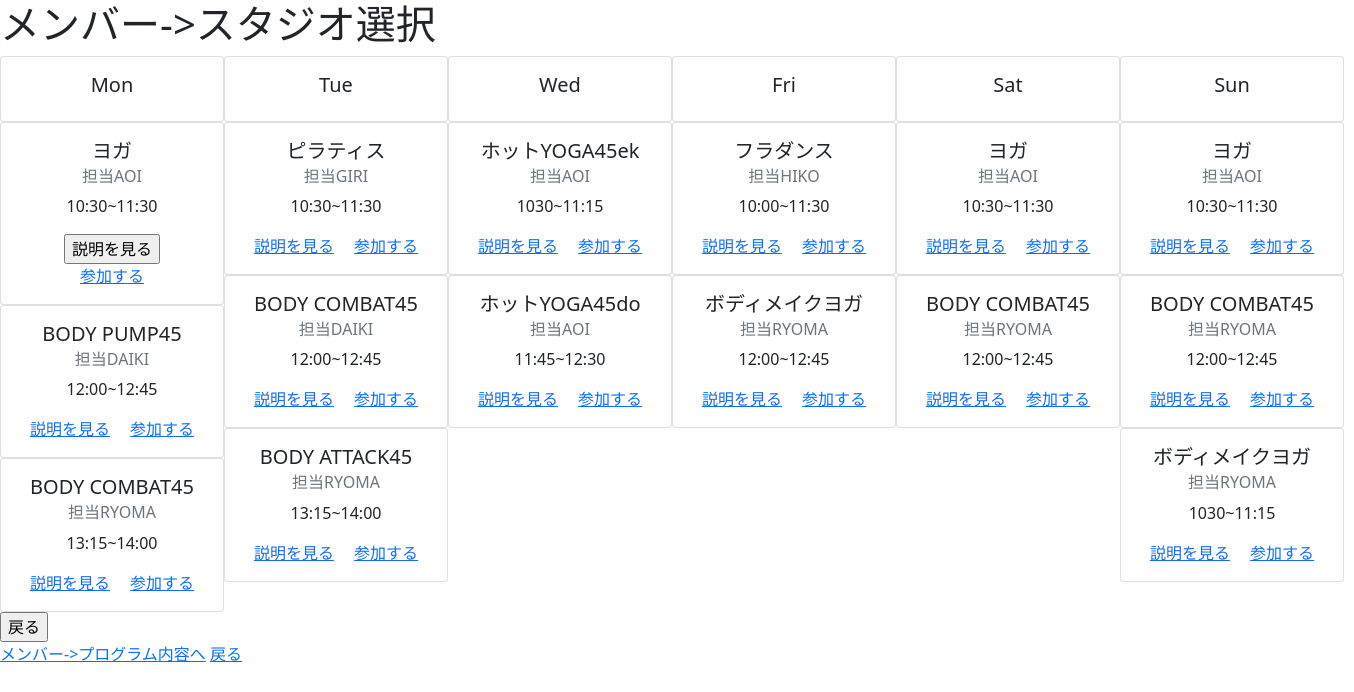
The app's page /user/member_studio_pick with its own data.
### database.py (models this page shows)
class Schedule(UserMixin, Model):
    id = IntegerField(primary_key=True)
    week = CharField()
    time = CharField()
    program = CharField()
    ir = CharField()
    class Meta:
        database = db
        table_name = "Schedule"

### user.py (the view)
@user_bp.route("/member_studio_pick")
def member_studio_pick():
    schedule = Schedule.select()
    return render_template("/user/member_studio_pick.html", schedule=schedule)

### templates/user/member_studio_pick.html (shortened to what this page needs)
{% extends "layout.html" %}
{% block content %}
<h1>メンバー->スタジオ選択</h1>
<div class="schedule d-flex flex-row">
    <div class="week text-center">
        <div class="card" style="width: 14rem;">
            <div class="card-body">
                <h5 class="card-title">Mon</h5>
            </div>
        </div>
        <div class="card" style="width: 14rem;">
            <div class="card-body">
                <h5 class="card-title">{{schedule[0].program}}</h5>
                <h6 class="card-subtitle mb-2 text-muted">担当{{schedule[0].ir}}</h6>
                <p class="card-text">{{schedule[0].time}}</p>
                <form action="/user/member_class" method="post">
                    <input type="submit" value="説明を見る">
                </form>
                <a href="#" class="card-link">参加する</a>
            </div>
        </div>
        <div class="card" style="width: 14rem;">
            <div class="card-body">
                <h5 class="card-title">{{schedule[1].program}}</h5>
                <h6 class="card-subtitle mb-2 text-muted">担当{{schedule[1].ir}}</h6>
                <p class="card-text">{{schedule[1].time}}</p>
                <a href="#" class="card-link">説明を見る</a>
                <a href="#" class="card-link">参加する</a>
            </div>
        </div>
        <div class="card" style="width: 14rem;">
            <div class="card-body">
                <h5 class="card-title">{{schedule[2].program}}</h5>
                <h6 class="card-subtitle mb-2 text-muted">担当{{schedule[2].ir}}</h6>
                <p class="card-text">{{schedule[2].time}}</p>
                <a href="#" class="card-link">説明を見る</a>
                <a href="#" class="card-link">参加する</a>
            </div>
        </div>
    </div>
    <div class="week text-center">
        <div class="card" style="width: 14rem;">
            <div class="card-body">
                <h5 class="card-title">Tue</h5>
            </div>
        </div>
        <div class="card" style="width: 14rem;">
            <div class="card-body">
                <h5 class="card-title">{{schedule[3].program}}</h5>
                <h6 class="card-subtitle mb-2 text-muted">担当{{schedule[3].ir}}</h6>
                <p class="card-text">{{schedule[3].time}}</p>
                <a href="#" class="card-link">説明を見る</a>
                <a href="#" class="card-link">参加する</a>
            </div>
        </div>
        <div class="card" style="width: 14rem;">
            <div class="card-body">
                <h5 class="card-title">{{schedule[4].program}}</h5>
                <h6 class="card-subtitle mb-2 text-muted">担当{{schedule[4].ir}}</h6>
                <p class="card-text">{{schedule[4].time}}</p>
                <a href="#" class="card-link">説明を見る</a>
                <a href="#" class="card-link">参加する</a>
            </div>
        </div>
        <div class="card" style="width: 14rem;">
            <div class="card-body">
                <h5 class="card-title">{{schedule[5].program}}</h5>
                <h6 class="card-subtitle mb-2 text-muted">担当{{schedule[5].ir}}</h6>
                <p class="card-text">{{schedule[5].time}}</p>
                <a href="#" class="card-link">説明を見る</a>
                <a href="#" class="card-link">参加する</a>
            </div>
        </div>
    </div>
    <div class="week text-center">
        <div class="card" style="width: 14rem;">
            <div class="card-body">
                <h5 class="card-title">Wed</h5>
            </div>
        </div>
        <div class="card" style="width: 14rem;">
            <div class="card-body">
                <h5 class="card-title">{{schedule[6].program}}</h5>
                <h6 class="card-subtitle mb-2 text-muted">担当{{schedule[6].ir}}</h6>
                <p class="card-text">{{schedule[6].time}}</p>
                <a href="#" class="card-link">説明を見る</a>
                <a href="#" class="card-link">参加する</a>
            </div>
        </div>
        <div class="card" style="width: 14rem;">
            <div class="card-body">
                <h5 class="card-title">{{schedule[7].program}}</h5>
                <h6 class="card-subtitle mb-2 text-muted">担当{{schedule[7].ir}}</h6>
                <p class="card-text">{{schedule[7].time}}</p>
                <a href="#" class="card-link">説明を見る</a>
                <a href="#" class="card-link">参加する</a>
            </div>
        </div>
    </div>
    <div class="week text-center">
        <div class="card" style="width: 14rem;">
            <div class="card-body">
                <h5 class="card-title">Fri</h5>
            </div>
        </div>
        <div class="card" style="width: 14rem;">
            <div class="card-body">
                <h5 class="card-title">{{schedule[11].program}}</h5>
                <h6 class="card-subtitle mb-2 text-muted">担当{{schedule[11].ir}}</h6>
                <p class="card-text">{{schedule[11].time}}</p>
                <a href="#" class="card-link">説明を見る</a>
                <a href="#" class="card-link">参加する</a>
            </div>
        </div>
        <div class="card" style="width: 14rem;">
            <div class="card-body">
                <h5 class="card-title">{{schedule[12].program}}</h5>
                <h6 class="card-subtitle mb-2 text-muted">担当{{schedule[12].ir}}</h6>
                <p class="card-text">{{schedule[12].time}}</p>
                <a href="#" class="card-link">説明を見る</a>
                <a href="#" class="card-link">参加する</a>
            </div>
        </div>
    </div>
    <div class="week text-center">
        <div class="card" style="width: 14rem;">
            <div class="card-body">
                <h5 class="card-title">Sat</h5>
            </div>
        </div>
        <div class="card" style="width: 14rem;">
            <div class="card-body">
                <h5 class="card-title">{{schedule[13].program}}</h5>
                <h6 class="card-subtitle mb-2 text-muted">担当{{schedule[13].ir}}</h6>
                <p class="card-text">{{schedule[13].time}}</p>
                <a href="#" class="card-link">説明を見る</a>
                <a href="#" class="card-link">参加する</a>
            </div>
        </div>
        <div class="card" style="width: 14rem;">
            <div class="card-body">
                <h5 class="card-title">{{schedule[14].program}}</h5>
                <h6 class="card-subtitle mb-2 text-muted">担当{{schedule[14].ir}}</h6>
                <p class="card-text">{{schedule[14].time}}</p>
                <a href="#" class="card-link">説明を見る</a>
                <a href="#" class="card-link">参加する</a>
            </div>
        </div>
    </div>
    <div class="week text-center">
        <div class="card" style="width: 14rem;">
            <div class="card-body">
                <h5 class="card-title">Sun</h5>
            </div>
        </div>
        <div class="card" style="width: 14rem;">
            <div class="card-body">
                <h5 class="card-title">{{schedule[13].program}}</h5>
                <h6 class="card-subtitle mb-2 text-muted">担当{{schedule[13].ir}}</h6>
                <p class="card-text">{{schedule[13].time}}</p>
                <a href="#" class="card-link">説明を見る</a>
                <a href="#" class="card-link">参加する</a>
            </div>
        </div>
        <div class="card" style="width: 14rem;">
            <div class="card-body">
                <h5 class="card-title">{{schedule[14].program}}</h5>
                <h6 class="card-subtitle mb-2 text-muted">担当{{schedule[14].ir}}</h6>
                <p class="card-text">{{schedule[14].time}}</p>
                <a href="#" class="card-link">説明を見る</a>
                <a href="#" class="card-link">参加する</a>
            </div>
        </div>
        <div class="card" style="width: 14rem;">
            <div class="card-body">
                <h5 class="card-title">{{schedule[15].program}}</h5>
                <h6 class="card-subtitle mb-2 text-muted">担当{{schedule[15].ir}}</h6>
                <p class="card-text">{{schedule[15].time}}</p>
                <a href="#" class="card-link">説明を見る</a>
                <a href="#" class="card-link">参加する</a>
            </div>
        </div>
    </div>
</div>
<form action="/user/member_index" method="post">
    <input type="submit" value="戻る">
</form>
<a href="/user/member_class">メンバー->プログラム内容へ</a>
<a href="/user/member_index">戻る</a>
{% endblock %}

### templates/layout.html (shortened to what this page needs)
<!DOCTYPE html>
<html lang="ja">
<head>
    <link href="https://cdn.jsdelivr.net/npm/bootstrap@5.0.2/dist/css/bootstrap.min.css" rel="stylesheet">
</head>
<body>
    {% block content %}{% endblock %}
</body>
</html>

### records on screen
Schedule: program "ヨガ", ir "AOI", time "10:30~11:30"
Schedule: program "BODY PUMP45", ir "DAIKI", time "12:00~12:45"
Schedule: program "BODY COMBAT45", ir "RYOMA", time "13:15~14:00"
Schedule: program "ピラティス", ir "GIRI", time "10:30~11:30"
Schedule: program "BODY COMBAT45", ir "DAIKI", time "12:00~12:45"
Schedule: program "BODY ATTACK45", ir "RYOMA", time "13:15~14:00"
Schedule: program "ホットYOGA45ek", ir "AOI", time "1030~11:15"
Schedule: program "ホットYOGA45do", ir "AOI", time "11:45~12:30"
Schedule: program "フラダンス", ir "HIKO", time "10:00~11:30"
Schedule: program "ボディメイクヨガ", ir "RYOMA", time "12:00~12:45"
Schedule: program "ヨガ", ir "AOI", time "10:30~11:30"
Schedule: program "BODY COMBAT45", ir "RYOMA", time "12:00~12:45"
Schedule: program "ボディメイクヨガ", ir "RYOMA", time "1030~11:15"
